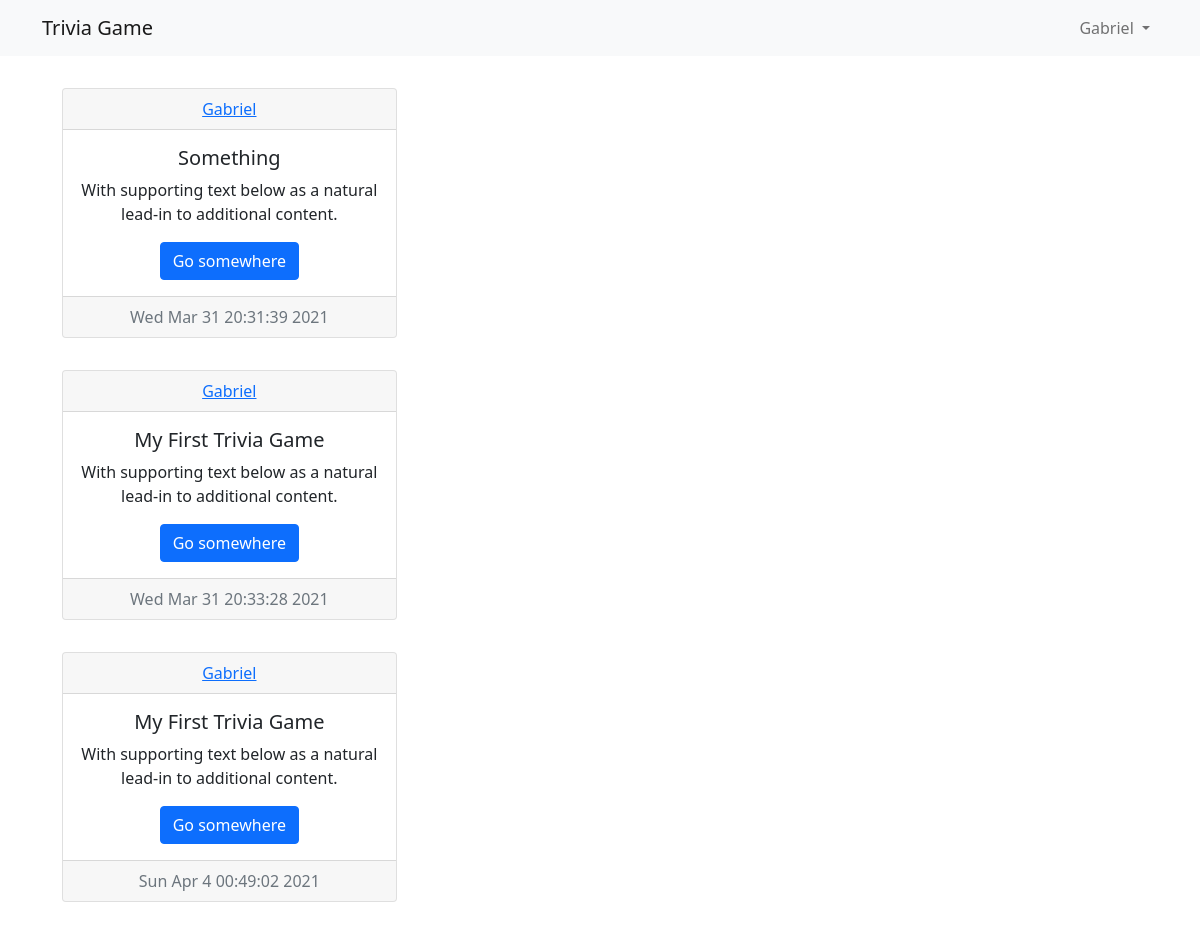
Screenshot of / (signed in) with the database file from the repository.
### app/models.py (models this page shows, shortened)
class User(db.Model, UserMixin):
    id = db.Column(db.Integer, primary_key=True);
    username = db.Column(db.String(120),  unique=True, nullable=False);
    email = db.Column(db.String(120), unique=True, nullable=False);
    password = db.Column(db.String(120), nullable=False);
    trivigame = db.relationship('TriviaGame', backref='author', lazy=True);

class TriviaGame(db.Model):
    id = db.Column(db.Integer, primary_key=True);
    content = db.Column(db.String(200), nullable=False);
    date = db.Column(db.DateTime, nullable=False, default=datetime.datetime.now());
    user_id = db.Column(db.Integer, db.ForeignKey('user.id'),nullable=False);
    file = db.Column(db.String(100));

### app/routes.py (the view)
@app.route('/home')
@app.route("/")
def home():
    now = datetime.date.today();
    logged_in = current_user.is_authenticated;
    raw = TriviaGame.query.all();
    content = [];
    date = [];
    users = [];
    for i in range(len(raw)-1, -1, -1):
        users.append(raw[i].author.username);
        content.append(json.loads(raw[i].content));
        date.append(raw[i].date);
    return render_template("home.html", title="home",users=users, is_logged_in=logged_in, content=content, length=len(content), date=date, now=now);

### app/models.py (called while the page is built)
@login_manager.user_loader
def load_user(user_id):
    return User.query.get(int(user_id))

### app/templates/home.html
{% extends "layout.html" %}
{% block content %}
{% for i in range(length-1,-1,-1) %}
<div class="row p-3">
    <div class="col-4">
        <div class="card text-center">
            <div class="card-header">
            <a href="#">{{users[i]}}</a>
            </div>
            <div class="card-body">
            <h5 class="card-title">{{content[i]['title']}}</h5>
            <p class="card-text">With supporting text below as a natural lead-in to additional content.</p>
            <a href="#" class="btn btn-primary">Go somewhere</a>
            </div>
            <div class="card-footer text-muted">
            {% if(date[i].strftime('%d') == now.strftime('%d')) %}
            {{date[i].strftime("%I:%M %p")}}
            {% else %}
            {{date[i].strftime("%c")}}
            {% endif %}
            </div>
        </div>
    </div>
</div>
{% endfor %}
{% endblock content %}

### app/templates/layout.html (shortened to what this page needs)
<!doctype html>
<html lang="en">
  <head>
<link href="https://cdn.jsdelivr.net/npm/bootstrap@5.0.0-beta2/dist/css/bootstrap.min.css" rel="stylesheet">
  </head>
  <body>
    <nav class="navbar navbar-expand-lg navbar-light bg-light">
      <div class="container">
        <a class="navbar-brand" href="{{url_for('home')}}">Trivia Game</a>
        <div class="collapse navbar-collapse d-flex flex-row-reverse" id="navbarNavDropdown">
          <ul class="navbar-nav">
            <li class="nav-item dropdown">
              {% if is_logged_in %}
              <a class="nav-link dropdown-toggle" href="#" id="navbarDropdownMenuLink" role="button" data-bs-toggle="dropdown" aria-expanded="false">
                {{current_user.username}}
              </a>
              {% else %}
              <a class="nav-link dropdown-toggle" href="#" id="navbarDropdownMenuLink" role="button" data-bs-toggle="dropdown" aria-expanded="false">
                Account
              </a>
              {% endif %}
            </li>
          </ul>
        </div>
      </div>
    </nav>
    <div class="container">
    <main role="main">
      <div class="row p-3">
          {% block content %}{% endblock %}
        </div>
      </main>
      </div>
  </body>
</html>

### rows the page displays
User: username "Gabriel", username "Gabriel" "Gabriel" "Gabriel"
TriviaGame: date "Wed Mar 31 20:31:39 2021"
TriviaGame: date "Wed Mar 31 20:33:28 2021"
TriviaGame: date "Sun Apr 4 00:49:02 2021"

### other values shown
{{ content[i]['title'] }} "Something" "My First Trivia Game" "My First Trivia Game"
